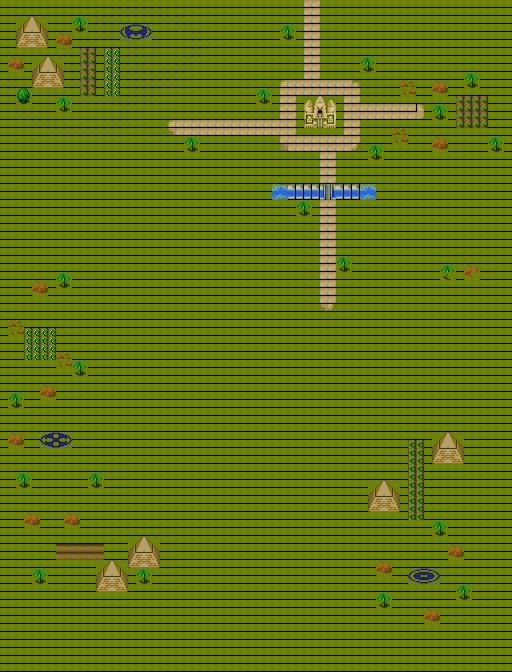

Tiled map render using the project's own tile images. Description and the map definition, with tile-layer contents summarised, below:
An orthogonal 64x84 tile map with 8x8 px tiles, 1 tile layer (Camada de Blocos 1), 2 tilesets.

<map version="1.10" tiledversion="1.11.2" orientation="orthogonal" renderorder="right-down" width="64" height="84" tilewidth="8" tileheight="8" infinite="0" nextlayerid="2" nextobjectid="1">
 <tileset firstgid="1" name="Village2" tilewidth="8" tileheight="8" spacing="1" margin="1" tilecount="792" columns="24">
  <image source="village.png" width="222" height="297" />
 </tileset>
 <tileset firstgid="793" name="Vila16" tilewidth="16" tileheight="16" spacing="1" margin="1" tilecount="221" columns="13">
  <image source="village.png" width="222" height="297" />
 </tileset>
 <layer id="1" name="Camada de Blocos 1" width="64" height="84">
  <data>[5376 cells, 5278 non-empty, 36 distinct tile ids]</data>
 </layer>
</map>